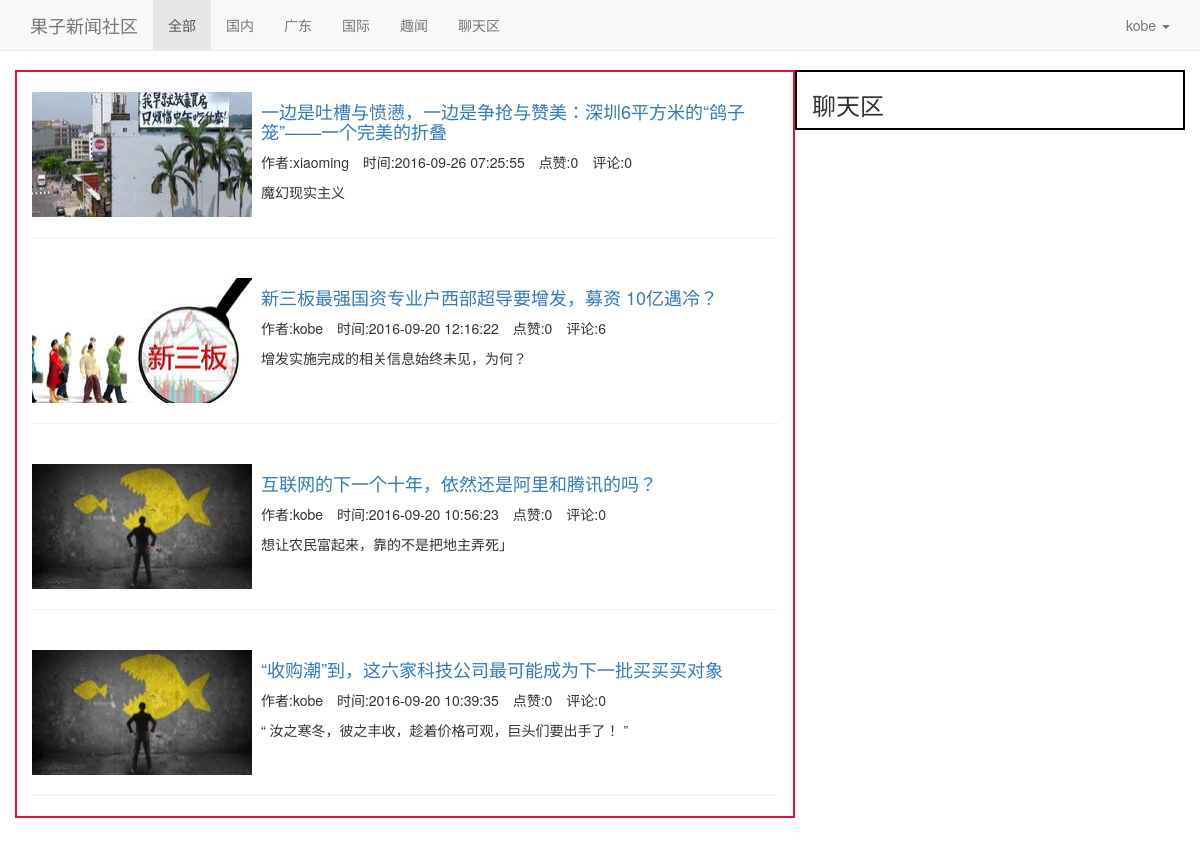
The app's page / (signed in) with its own data.
### web/models.py (models this page shows, shortened)
class UserProfile(models.Model):
    user = models.OneToOneField(User)
    name = models.CharField(max_length=32)
    groups = models.ManyToManyField('UserGroup')
    friends = models.ManyToManyField('self',related_name='my_friends')

class Article(models.Model):
    title = models.CharField(u"文章标题",max_length=255,unique=True)
    categroy = models.ForeignKey("Category",verbose_name=u"板块")
    head_img = models.ImageField(upload_to="uploads")
    summary = models.CharField(max_length=255)
    content = models.TextField(u"内容")
    author = models.ForeignKey("UserProfile")
    publish_date = models.DateTimeField(auto_now=True)
    hidden = models.BooleanField(default=True)
    priority = models.IntegerField(u"优先级",default=1000)

### web/views.py (the view)
# urls.py: url(r'^$', views.index,name='index'),
def index(request):
    articles = models.Article.objects.all()
    return render(request,'index.html',{'articles':articles})

### templates/index.html (shortened to what this page needs)
{% block encodqution %}
<!DOCTYPE html>
<html lang="en"><head><meta http-equiv="Content-Type" content="text/html; charset=UTF-8">
{% endblock %}
    <link href="/static/bootstrap/css/bootstrap.min.css" rel="stylesheet">
    <link href="/static/bootstrap/css/navbar-fixed-top.css" rel="stylesheet">
    <link href="/static/bootstrap/css/custom.css" rel="stylesheet">
  </head>
  <body>
    <nav class="navbar navbar-default navbar-fixed-top" >
      <div class="container">
        <div class="navbar-header">
          <a class="navbar-brand" href="http://v3.bootcss.com/examples/navbar-fixed-top/#">果子新闻社区</a>
        </div>
        <div id="navbar" class="navbar-collapse collapse">
          <ul class="nav navbar-nav">
            <li ><a href="{% url 'index' %}">全部</a></li>
            <li><a href="{% url 'category' 1 %}">国内</a></li>
            <li><a href="{% url 'category' 2 %}">广东</a></li>
            <li><a href="{% url 'category' 3 %}">国际</a></li>
            <li><a href="{% url 'category' 4 %}">趣闻</a></li>
            <li><a href="{% url 'web_chat' %}">聊天区</a></li>
          </ul>
          <ul class="nav navbar-nav navbar-right">
              {% if request.user.is_authenticated %}
                <li class="dropdown">
              <a href="http://v3.bootcss.com/examples/navbar-fixed-top/#" class="dropdown-toggle" data-toggle="dropdown" aria-expanded="false">{{ request.user.userprofile.name }} <span class="caret"></span></a>
            </li>
              {% else %}
                   <li><a href="{% url 'login' %}">注册\登陆</a></li>
              {% endif %}
          </ul>
        </div>
      </div>
    </nav>
    <div class="container">
        {% block content %}
            <div class="row">
                <div class="col-md-8 left-content-panel">
                    <div class="content-box">
                        {% for article in articles reversed %}
                            <br>
                                <div class="article-box row">
                                    <div class="article-head-img col-md-3">
                                        <img src="{{ article.head_img }}">
                                    </div>
                                    <div class="article-summary col-md-8">
                                        <h4 ><a href="{% url 'article_detail' article.id %}">{{ article.title }}</a></h4>
                                        <div class="article-attr">
                                            <ul class="list-inline">
                                                <li>作者:{{ article.author.name }}</li>
                                                <li>时间:{{ article.publish_date|date:"Y-m-d H:i:s" }}</li>
                                                <li>点赞:{{ article.thumbup_set.select_related.count }}</li>
                                                <li>评论:{{ article.comment_set.select_related.count }}</li>
                                            </ul>
                                        </div>
                                        <p>
                                            {{ article.summary }}
                                        </p>
                                    </div>
                                </div>
                            <hr>
                        {% endfor %}
                    </div>
                </div>
                    <div class="col-md-4 right-sidebar">
                        <h3>聊天区</h3>
                    </div>
            </div>
        {% endblock %}
    </div>
</body></html>

### records on screen
Article: head_img (picture), title "一边是吐槽与愤懑，一边是争抢与赞美：深圳6平方米的“鸽子笼”——一个完美的折叠", author.name "xiaoming", publish_date "2016-09-26 07:25:55", thumbup_set.select_related.count "0", comment_set.select_related.count "0", summary "魔幻现实主义"
Article: head_img (picture), title "新三板最强国资专业户西部超导要增发，募资 10亿遇冷？", author.name "kobe", publish_date "2016-09-20 12:16:22", thumbup_set.select_related.count "0", comment_set.select_related.count "6", summary "增发实施完成的相关信息始终未见，为何？"
Article: head_img (picture), title "互联网的下一个十年，依然还是阿里和腾讯的吗？", author.name "kobe", publish_date "2016-09-20 10:56:23", thumbup_set.select_related.count "0", comment_set.select_related.count "0", summary "想让农民富起来，靠的不是把地主弄死」"
Article: head_img (picture), title "“收购潮”到，这六家科技公司最可能成为下一批买买买对象", author.name "kobe", publish_date "2016-09-20 10:39:35", thumbup_set.select_related.count "0", comment_set.select_related.count "0", summary "“ 汝之寒冬，彼之丰收，趁着价格可观，巨头们要出手了！ ”"

### other values on screen
{{ request.user.userprofile.name }} "kobe"
